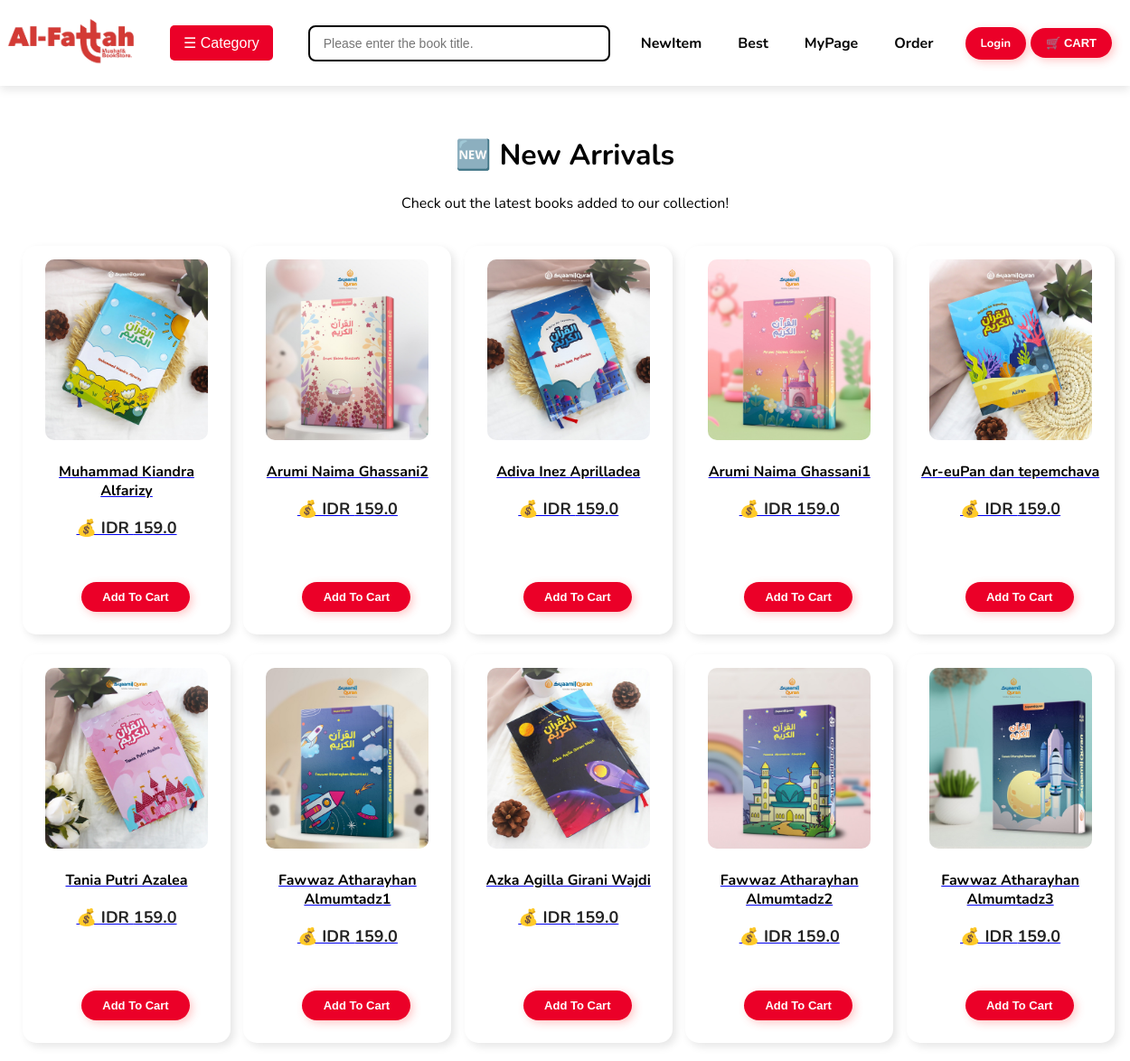
Screenshot of /newitem with the database file from the repository.
### app.py (models this page shows)
class Book(db.Model):
    id = db.Column(db.Integer, primary_key=True)
    title = db.Column(db.String(100), nullable=False)
    image = db.Column(db.String(200), nullable=False)
    price = db.Column(db.Float, nullable=False, default=0.0)

### app.py (the view)
@app.route("/newitem", endpoint="new_books")
def new_books():
    books = Book.query.order_by(Book.id.desc()).limit(10).all()
    if not books:
        return render_template("book_not_found.html", message="새로운 책 목록이 없습니다.")
    return render_template("new_books.html", books=books, user_logged_in=("username" in session))

### app.py (called while the page is built)
@app.context_processor
def inject_cart_count():
    return {"cart_count": len(cart_items)}  # ✅ 장바구니 개수를 모든 템플릿에서 사용 가능하도록 설정

### templates/new_books.html (shortened to what this page needs)
<!DOCTYPE html>
<html lang="ko">
<head>
    <link rel="stylesheet" href="{{ url_for('static', filename='styles.css') }}">
</head>
<body>
    <header class="nav-bar">
        <div class="nav-left">
            <a href="{{ url_for('home') }}">
                <img src="{{ url_for('static', filename='uploads/logo.png') }}" alt="Al-Fattah Logo" class="logo">
            </a>
            <div class="dropdown">
                <button class="dropbtn">☰ Category</button>
            </div>
        </div>
        <div class="search-container">
            <input type="text" id="searchBar" placeholder="Please enter the book title.">
        </div>
        <nav class="top-menu">
            <a href="{{ url_for('new_books') }}">NewItem</a>
            <a href="{{ url_for('best_books') }}">Best</a>
            <a href="{{ url_for('mypage') }}">MyPage</a>
            <a href="{{ url_for('order') }}">Order</a>
        </nav>
        <div class="top-right">
            {% if user_logged_in %}
                <a href="{{ url_for('logout') }}" class="login-button">Logout</a>
            {% else %}
                <a href="{{ url_for('login') }}" class="login-button">Login</a>
            {% endif %}
            <a href="{{ url_for('cart_page') }}" class="cart-button">
                🛒 CART
            </a>
        </div>
    </header>
    <div class="content">
        <h1>🆕 New Arrivals</h1>
        <p>Check out the latest books added to our collection!</p>
        <div class="book-list">
            {% for book in books %}
            <div class="book">
                <span class="new-badge">New</span>
                <a href="{{ url_for('book_detail', book_id=book.id) }}">
                    <img src="{{ book.image }}" alt="{{ book.title }}">
                    <p class="book-title">{{ book.title }}</p>
                    <p class="book-price">💰 IDR {{ book.price }}</p>
                </a>
                <button class="cart-button" onclick="addToCart('{{ book.title }}', '{{ book.price }}', '{{ book.image }}')">
                    Add To Cart
                </button>
            </div>
            {% endfor %}
        </div>
    </div>
</body>
</html>

### static/styles.css (style rules this page uses)
body { font-family: 'Nunito', sans-serif; background-color: #ffffff; margin: 0; padding: 0; text-align: center; }
.nav-bar { display: flex; align-items: center; justify-content: space-between; padding: 15px 35px; background-color: rgb(255, 255, 255); box-shadow: 0 4px 10px rgba(0, 0, 0, 0.1); position: fixed; width: 100%; top: 0; left: 0; z-index: 1000; }
.search-container { flex: 1; display: flex; justify-content: center; }
#searchBar { padding: 10px 15px; width: 200px; max-width: 250px; border: 2px solid hsl(0, 0%, 0%); border-radius: 8px; font-size: 14px; outline: none; transition: all 0.3s ease-in-out; }
.logo { width: 160px; height: auto; }
.top-right { display: flex; align-items: center; gap: 30px; margin-right: -10px; }
.login-button, .cart-button { display: inline-block!important; padding: 9px 17px!important; font-size: 13px!important; font-weight: bold!important; color: white !important; background-color: #eb0028ff !important; border: none!important; border-radius: 25px!important; text-decoration: none!important; transition: all 0.3s ease-in-out!important; box-shadow: 3px 3px 10px rgba(255, 77, 77, 0.3)!important; }
.book-list { display: grid; grid-template-columns: repeat(auto-fill, minmax(200px, 1fr)); gap: 22px; justify-content: center; align-items: start; padding: 20px; width: 100%; max-width: 1200px; margin-left: auto; margin-right: auto; }
.book { width: 200px; height: 400px; padding: 15px; text-align: center; border-radius: 15px; background: white; box-shadow: 4px 4px 10px rgba(0, 0, 0, 0.1); transition: transform 0.2s ease-in-out, box-shadow 0.2s ease-in-out; display: flex; flex-direction: column; justify-content: space-between; align-items: center; }
.book img { width: 90%; height: 200px; object-fit: cover; border-radius: 10px; }
.book-title { font-size: 16px; font-weight: bold; color: #000000; font-family: 'Nunito', sans-serif; text-align: center; margin-top: 19px; line-height: 1.3; }
.book-price { font-size: 18px !important; font-weight: bold !important; color: #222 !important; margin-bottom: 10px !important; }
body { background: linear-gradient(to bottom, #ffffff, #ffffff); }
.book a { pointer-events: auto; display: block; }
.cart-button { display: inline-block; padding: 12px 18px; font-size: 16px; font-weight: bold; color: rgb(255, 90, 90); background-color: #FFB6C1; border: none; border-radius: 50px; text-decoration: none; font-family: 'Baloo 2', sans-serif; transition: all 0.3s ease-in-out; box-shadow: 3px 3px 10px rgba(255, 107, 129, 0.3); cursor: pointer; position: relative; right: 25px; }
body { padding-top: 70px; }
.top-menu { display: flex; gap: 10px; flex: 0.5; justify-content: center; margin-left: -110px; margin-right: 20px; }
.top-menu a { text-decoration: none; color: rgb(5, 5, 5); font-weight: bold; padding: 10px 15px; transition: all 0.3s ease-in-out; }
#searchBar { flex-grow: 1; max-width: 300px; }
.search-container { flex: 1; display: flex; justify-content: center; margin-left: -90px; }
.nav-left { display: flex; align-items: center; gap: 20px; }
.dropdown { display: flex; align-items: center; position: relative; margin-left: 8px; }
.dropbtn { background-color: #eb0028ff; color: white; padding: 10px 15px; font-size: 16px; border: none; border-radius: 5px; cursor: pointer; }
.nav-bar, .footer { background-color: #ffffff; color: white; padding: 10px 0; text-align: center; }
.new-badge { position: absolute; top: 20px; left: 10px; background-color: red; color: white; padding: 5px 10px; font-size: 15px; font-weight: bold; border-radius: 5px; display: block; z-index: 10; }
.content { margin-top: 80px; padding: -10px; text-align: center; }
.cart-button { width: 60%; display: block; margin: 10px auto; margin-right: 5px; }

### rows the page displays
Book: image (picture), title "Muhammad Kiandra Alfarizy", price "159.0"
Book: image (picture), title "Arumi Naima Ghassani2", price "159.0"
Book: image (picture), title "Adiva Inez Aprilladea", price "159.0"
Book: image (picture), title "Arumi Naima Ghassani1", price "159.0"
Book: image (picture), title "Ar-euPan dan tepemchava", price "159.0"
Book: image (picture), title "Tania Putri Azalea", price "159.0"
Book: image (picture), title "Fawwaz Atharayhan Almumtadz1", price "159.0"
Book: image (picture), title "Azka Agilla Girani Wajdi", price "159.0"
Book: image (picture), title "Fawwaz Atharayhan Almumtadz2", price "159.0"
Book: image (picture), title "Fawwaz Atharayhan Almumtadz3", price "159.0"
